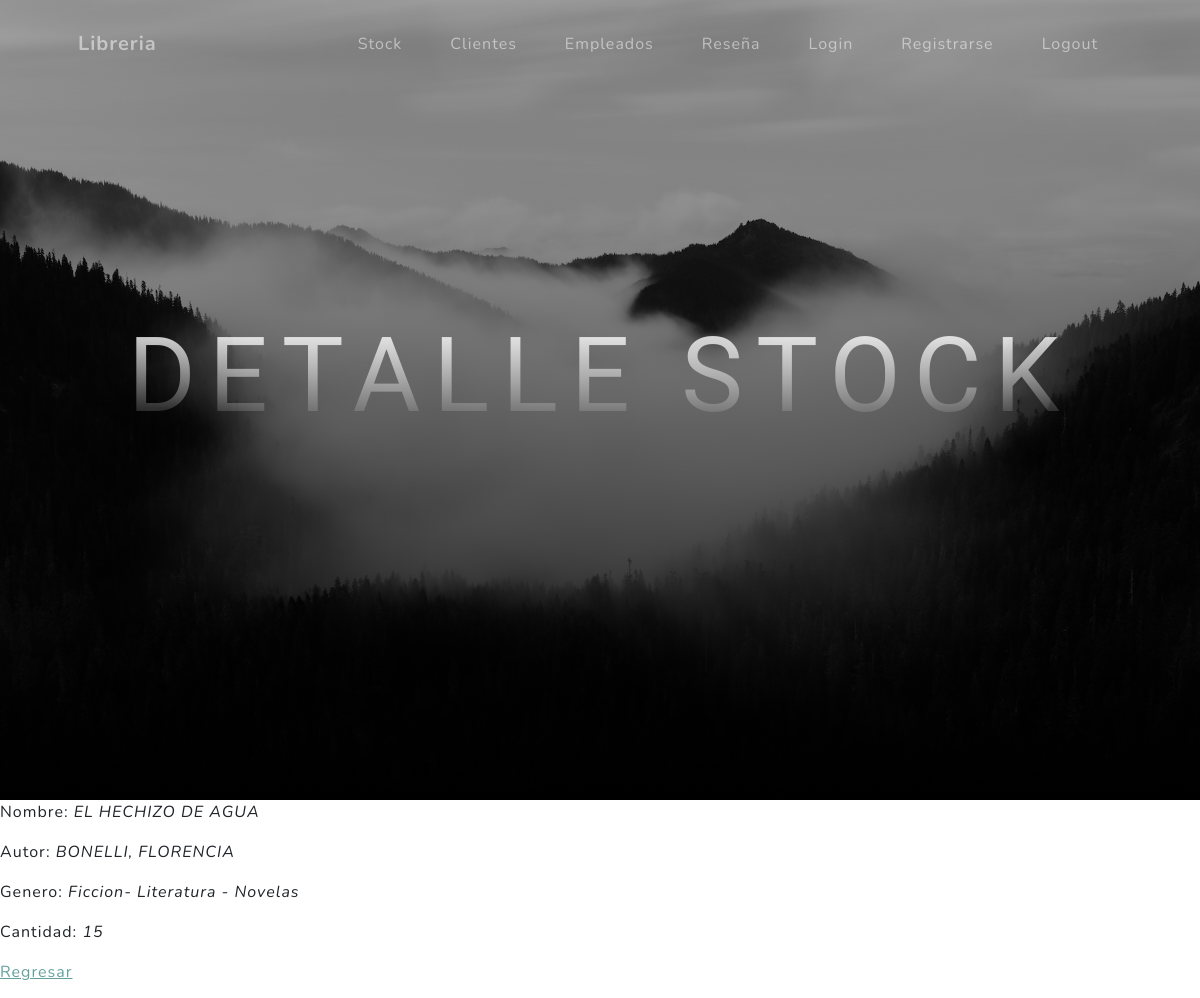
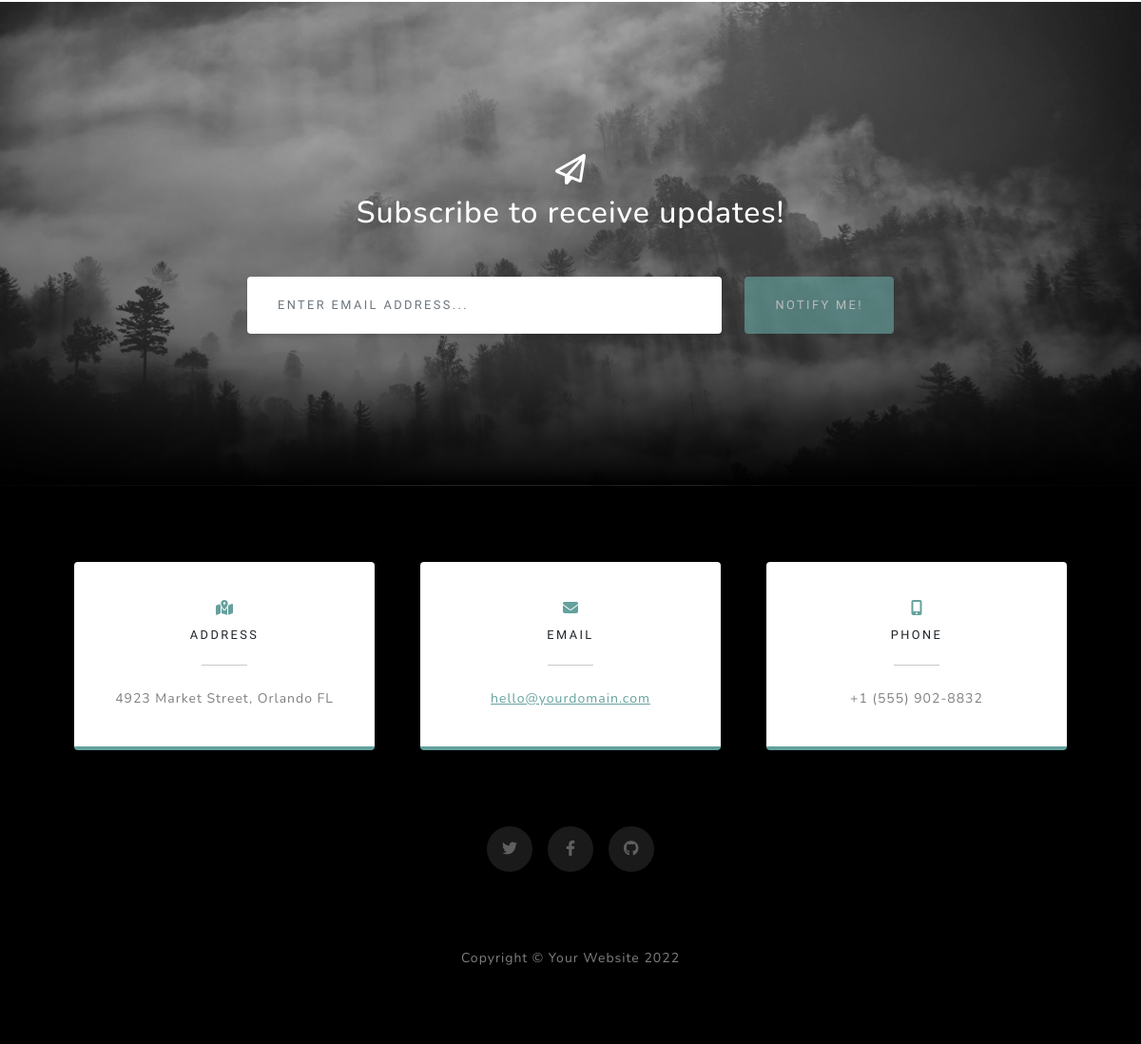
The page /AppLibreria/stocks/1 on the database its author committed (2 pictures, top to bottom).
### APP_Libreria/models.py (models this page shows, shortened)
class Stock(models.Model):
    nombre = models.CharField(max_length=64)
    autor = models.CharField(max_length=64)
    genero = models.CharField(max_length=64)
    cantidad = models.IntegerField()

### APP_Libreria/views.py (the view)
# urls.py: path("stocks/<pk>", Stockdetalle.as_view(), name="stock_detalle"),
class Stockdetalle(DetailView):
    model= Stock
    template_name= "stock_detalle.html"

### APP_Libreria/templates/stock_detalle.html
{% extends "inicio.html" %}
{% load static %}
{% block titulo %}
<h1 class="mb-5">DETALLE STOCK</h1>
{% endblock %}
{% block libreria %}
<p>Nombre: <i>{{ stock.nombre }}</i></p>
<p>Autor: <i>{{ stock.autor }}</i></p>
<p>Genero: <i>{{ stock.genero }}</i></p>
<p>Cantidad: <i>{{ stock.cantidad }}</i></p>
<p>
    <a href="{% url 'stock_lista' %}"> Regresar </a>
</p>
{% endblock %}

### rows shown on the page
Stock: nombre "EL HECHIZO DE AGUA", autor "BONELLI, FLORENCIA", genero "Ficcion- Literatura - Novelas", cantidad "15"
